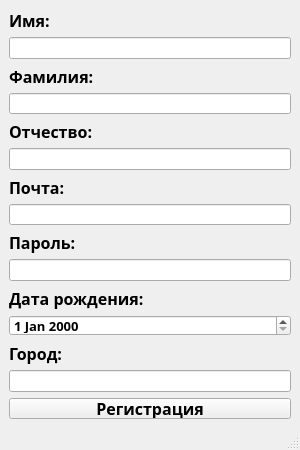
<?xml version="1.0" encoding="UTF-8"?>
<ui version="4.0">
 <class>MainWindow</class>
 <widget class="QMainWindow" name="MainWindow">
  <property name="geometry">
   <rect>
    <x>0</x>
    <y>0</y>
    <width>300</width>
    <height>450</height>
   </rect>
  </property>
  <property name="minimumSize">
   <size>
    <width>300</width>
    <height>450</height>
   </size>
  </property>
  <property name="maximumSize">
   <size>
    <width>300</width>
    <height>455</height>
   </size>
  </property>
  <property name="windowTitle">
   <string>MainWindow</string>
  </property>
  <widget class="QWidget" name="centralwidget">
   <layout class="QGridLayout" name="gridLayout">
    <item row="0" column="0">
     <layout class="QVBoxLayout" name="verticalLayout">
      <item>
       <widget class="QLabel" name="label">
        <property name="font">
         <font>
          <family>Unispace</family>
          <pointsize>12</pointsize>
          <weight>75</weight>
          <bold>true</bold>
         </font>
        </property>
        <property name="text">
         <string>Имя:</string>
        </property>
       </widget>
      </item>
      <item>
       <widget class="QLineEdit" name="name_lineEdit">
        <property name="font">
         <font>
          <family>Unispace</family>
          <pointsize>10</pointsize>
          <weight>75</weight>
          <bold>true</bold>
         </font>
        </property>
        <property name="text">
         <string/>
        </property>
       </widget>
      </item>
      <item>
       <widget class="QLabel" name="label_2">
        <property name="font">
         <font>
          <family>Unispace</family>
          <pointsize>12</pointsize>
          <weight>75</weight>
          <bold>true</bold>
         </font>
        </property>
        <property name="text">
         <string>Фамилия:</string>
        </property>
       </widget>
      </item>
      <item>
       <widget class="QLineEdit" name="surname_lineEdit">
        <property name="font">
         <font>
          <family>Unispace</family>
          <pointsize>10</pointsize>
          <weight>75</weight>
          <bold>true</bold>
         </font>
        </property>
       </widget>
      </item>
      <item>
       <widget class="QLabel" name="label_3">
        <property name="font">
         <font>
          <family>Unispace</family>
          <pointsize>12</pointsize>
          <weight>75</weight>
          <bold>true</bold>
         </font>
        </property>
        <property name="text">
         <string>Отчество:</string>
        </property>
       </widget>
      </item>
      <item>
       <widget class="QLineEdit" name="patronymic_lineEdit">
        <property name="font">
         <font>
          <family>Unispace</family>
          <pointsize>10</pointsize>
          <weight>75</weight>
          <bold>true</bold>
         </font>
        </property>
       </widget>
      </item>
      <item>
       <widget class="QLabel" name="label_4">
        <property name="font">
         <font>
          <family>Unispace</family>
          <pointsize>12</pointsize>
          <weight>75</weight>
          <bold>true</bold>
         </font>
        </property>
        <property name="text">
         <string>Почта:</string>
        </property>
       </widget>
      </item>
      <item>
       <widget class="QLineEdit" name="mail_lineEdit">
        <property name="font">
         <font>
          <family>Unispace</family>
          <pointsize>10</pointsize>
          <weight>75</weight>
          <bold>true</bold>
         </font>
        </property>
       </widget>
      </item>
      <item>
       <widget class="QLabel" name="label_5">
        <property name="font">
         <font>
          <family>Unispace</family>
          <pointsize>12</pointsize>
          <weight>75</weight>
          <bold>true</bold>
         </font>
        </property>
        <property name="text">
         <string>Пароль:</string>
        </property>
       </widget>
      </item>
      <item>
       <widget class="QLineEdit" name="password_lineEdit">
        <property name="font">
         <font>
          <family>Unispace</family>
          <pointsize>10</pointsize>
          <weight>75</weight>
          <bold>true</bold>
         </font>
        </property>
       </widget>
      </item>
      <item>
       <widget class="QLabel" name="label_6">
        <property name="font">
         <font>
          <family>Unispace</family>
          <pointsize>12</pointsize>
          <weight>75</weight>
          <bold>true</bold>
         </font>
        </property>
        <property name="text">
         <string>Дата рождения:</string>
        </property>
       </widget>
      </item>
      <item>
       <widget class="QDateEdit" name="datebirth_dateEdit">
        <property name="font">
         <font>
          <family>Unispace</family>
          <pointsize>10</pointsize>
          <weight>75</weight>
          <bold>true</bold>
         </font>
        </property>
       </widget>
      </item>
      <item>
       <widget class="QLabel" name="label_7">
        <property name="font">
         <font>
          <family>Unispace</family>
          <pointsize>12</pointsize>
          <weight>75</weight>
          <bold>true</bold>
         </font>
        </property>
        <property name="text">
         <string>Город:</string>
        </property>
       </widget>
      </item>
      <item>
       <widget class="QLineEdit" name="city_lineEdit">
        <property name="font">
         <font>
          <family>Unispace</family>
          <pointsize>10</pointsize>
          <weight>75</weight>
          <bold>true</bold>
         </font>
        </property>
       </widget>
      </item>
      <item>
       <widget class="QPushButton" name="reg">
        <property name="font">
         <font>
          <family>Unispace</family>
          <pointsize>12</pointsize>
          <weight>75</weight>
          <bold>true</bold>
         </font>
        </property>
        <property name="text">
         <string>Регистрация</string>
        </property>
       </widget>
      </item>
     </layout>
    </item>
   </layout>
  </widget>
  <widget class="QMenuBar" name="menubar">
   <property name="geometry">
    <rect>
     <x>0</x>
     <y>0</y>
     <width>300</width>
     <height>21</height>
    </rect>
   </property>
  </widget>
  <widget class="QStatusBar" name="statusbar"/>
 </widget>
 <resources/>
 <connections/>
</ui>
